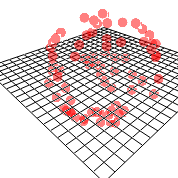

Write Python code to recreate this figure.
"""
IMURec.py - Recorder GUI for IMU devices

This program was based on the FreeIMU Calibration GUI by Fabio Varesano,
but it was rewritten to run Python 3.x and PyQt5. 

Its purpose is to record data from IMU via ZMQ or serial link.

Once data is recorded, calibration can be accomplished with separate scripts (provided).

Copyright (C) 2023 Urs Utzinger
"""

from PyQt5 import uic
from PyQt5.QtCore import QThread, QSettings, QObject, pyqtSignal, pyqtSlot
from PyQt5.QtWidgets import QApplication, QMainWindow, QVBoxLayout, QWidget, QPushButton, QLineEdit
from PyQt5.QtGui import QIcon, QVector3D
import pyqtgraph as pg
import pyqtgraph.opengl as gl

import sys
import numpy as np
import serial, time
import struct
import logging
import pathlib
import zmq
import msgpack

######################################################################
# User Settings
######################################################################
# because on raspian: pyqtgraph.opengl: Requires >= OpenGL 2.0 (not ES); Found b'OpenGL ES 3.1 Mesa 20.3.5'
USE3DPLOT = True
# We dont want to plot every data point
DATADISPLAYINTERVAL = 25 # number of readings to receive before displaying one data point
# SERIAL
BAUDRATE = 115200

acc_range = 15   # Initial Display Range is around 1.5g
mag_range = 100  # Initial Display Range is around 100uT
gyr_range = 10   # Initial Display Range is around 100rpm

######################################################################
# Support Function
######################################################################

class dict2obj:
    '''
    Decoding nested dictionary to object
      ZMQ can transmit native data types. 
      Variables in classes need to be converted to dictionaries.
      This function converts dictionaries back to objects:
        dict['x'] becomes object.x
    '''
    def __init__(self, data):
        for key, value in data.items():
            if isinstance(value, dict): setattr(self, key, dict2obj(value))
            else:                       setattr(self, key, value)

######################################################################
# ZMQ Worker
######################################################################

class zmqWorker(QObject):

    dataReady = pyqtSignal(list)

    def __init__(self, parent=None):
        super(zmqWorker, self).__init__(parent)
        self.running = False
        self.paused  = False
        self.zmqPort = 'tcp:\\localhost:5556'
                
        self.acc_file_name = 'acc_data.txt'
        self.gyr_file_name = 'gyr_data.txt'
        self.mag_file_name = 'mag_data.txt'
        
        self.acc_record = False
        self.acc_append = False
        self.gyr_record = False
        self.gyr_append = False
        self.mag_record = False
        self.mag_append = False
        
        self.count = DATADISPLAYINTERVAL
    
    def start(self):
        self.running = True
        self.paused  = False

        context = zmq.Context()
        socket = context.socket(zmq.SUB)
        socket.setsockopt(zmq.SUBSCRIBE, b"imu") # subscribe to "imu" topic
        socket.connect(self.zmqPort)

        if self.acc_record:
            if self.acc_append: self.acc_file = open(self.acc_file_name, 'a')
            else:               self.acc_file = open(self.acc_file_name, 'w')
        else:                   self.acc_file = None
        
        if self.gyr_record: 
            if self.gyr_append: self.gyr_file = open(self.gyr_file_name, 'a')
            else:               self.gyr_file = open(self.gyr_file_name, 'w')
        else:                   self.gyr_file = None
        
        if self.mag_record:
            if self.mag_append: self.mag_file = open(self.mag_file_name, 'a')
            else:               self.mag_file = open(self.mag_file_name, 'w')
        else:                   self.mag_file = None
        
        counter = 0
        while self.running:
            response = socket.recv_multipart()
            if len(response) == 2:
                [topic, msg_packed] = response
                if topic == b"imu":
                    if not self.paused: 
                        msg_dict = msgpack.unpackb(msg_packed)
                        data_imu = dict2obj(msg_dict)
                        if hasattr(data_imu, 'acc') and hasattr(data_imu, 'gyr') and hasattr(data_imu, 'mag'): 
                            # the recorded file appears to have NULL characters in it, hope this helps
                            # if (type(data_imu.acc.x) == float and type(data_imu.acc.y) == float and type(data_imu.acc.z) == float) and \
                            #    (type(data_imu.gyr.x) == float and type(data_imu.gyr.y) == float and type(data_imu.gyr.z) == float) and \
                            #    (type(data_imu.mag.x) == float and type(data_imu.mag.y) == float and type(data_imu.mag.z) == float):
                                if self.acc_record:
                                    acc_readings_line = '{:f} {:f} {:f}\n'.format(data_imu.acc.x, data_imu.acc.y, data_imu.acc.z)
                                    self.acc_file.write(acc_readings_line)
                                if self.gyr_record: 
                                    gyr_readings_line = '{:f} {:f} {:f}\n'.format(data_imu.gyr.x, data_imu.gyr.y, data_imu.gyr.z)
                                    self.gyr_file.write(gyr_readings_line)
                                if self.mag_record:
                                    mag_readings_line = '{:f} {:f} {:f}\n'.format(data_imu.mag.x, data_imu.mag.y, data_imu.mag.z)
                                    self.mag_file.write(mag_readings_line)
                                if counter % 20 == 0:
                                    self.dataReady.emit([data_imu.acc.x, data_imu.acc.y, data_imu.acc.z, 
                                                        data_imu.gyr.x, data_imu.gyr.y, data_imu.gyr.z, 
                                                        data_imu.mag.x, data_imu.mag.y, data_imu.mag.z])
                                    # flush files every once in a while
                                    if self.acc_record: self.acc_file.flush()
                                    if self.gyr_record: self.gyr_file.flush()
                                    if self.mag_record: self.mag_file.flush()  
                                counter += 1

        # closing acc,gyr and mag files
        if self.acc_record: 
            self.acc_file.flush()
            self.acc_file.close()
        if self.gyr_record: 
            self.gyr_file.flush()
            self.gyr_file.close()
        if self.mag_record: 
            self.mag_file.flush()
            self.mag_file.close() 
        
    def stop(self):
        self.running = False
        self.paused = False
        self.acc_file_name = None
        self.gyr_file_name = None
        self.mag_file_name = None
        
    def set_save_file(self, acc_file_name, gyr_file_name, mag_file_name):
        self.acc_file_name = acc_file_name
        self.gyr_file_name = gyr_file_name
        self.mag_file_name = mag_file_name

    def set_save_options(self, acc_record, acc_append, gyr_record, gyr_append, mag_record, mag_append):        
        self.acc_append = acc_append
        self.gyr_append = gyr_append
        self.mag_append = mag_append
        self.acc_record = acc_record
        self.gyr_record = gyr_record  
        self.mag_record = mag_record
        
    def set_zmqPort(self, port):
        self.zmqPort = port

    def pause(self):
        self.paused = not self.paused

###################################################################
# Main Window
###################################################################
   
class MainWindow(QMainWindow):

    ###################################################################
    # Init
    ###################################################################
    
    def __init__(self):
        super(MainWindow, self).__init__()

        self.logger = logging.getLogger('IMURecorder')

        self.zmqWorker       = None
        self.zmqWorkerThread = None

        # Load UI and setup widgets -------------------------
        
        self.ui = uic.loadUi('imu_recorder.ui', self)
        if USE3DPLOT ==  True:
            self.ui.acc3D.setEnabled(True)
            self.ui.gyr3D.setEnabled(True)
            self.ui.mag3D.setEnabled(True)
        else:
            self.ui.acc3D.setEnabled(False)
            self.ui.gyr3D.setEnabled(False)
            self.ui.mag3D.setEnabled(False)
      
        self.setWindowTitle('IMU Recorder')
        
        current_directory = str(pathlib.Path(__file__).parent.absolute())
        path = current_directory + '/IMURec.png'
        self.setWindowIcon(QIcon(path))
        
        # Load user settings --------------------------------
        self.settings = QSettings('IMU Recorder Application', 'Urs Utzinger')

        # Port: restore previous port used ------------------
        self.ui.PortEdit.setText(self.settings.value('recgui/PortEdit', 'tcp://localhost:5556'))
        # when user hits enter, we generate the clicked signal to the button so that connection starts
        self.ui.PortEdit.returnPressed.connect(lambda: setattr(self, 'port', str(self.ui.PortEdit.text())))

        # Restore Acc,Gyr,Mag File Names --------------------
        self.ui.accFile.setText(self.settings.value('recgui/acc_file_name', 'acc_data.txt'))
        self.ui.gyrFile.setText(self.settings.value('recgui/gyr_file_name', 'gyr_data.txt'))
        self.ui.magFile.setText(self.settings.value('recgui/mag_file_name', 'mag_data.txt'))

        self.ui.accFile.setEnabled(True)
        self.ui.gyrFile.setEnabled(True)
        self.ui.magFile.setEnabled(True)

        self.ui.accFile.returnPressed.connect(lambda: setattr(self, 'acc_file_name', self.ui.accFile.text()))
        self.ui.gyrFile.returnPressed.connect(lambda: setattr(self, 'gyr_file_name', self.ui.gyrFile.text()))
        self.ui.magFile.returnPressed.connect(lambda: setattr(self, 'mag_file_name', self.ui.magFile.text()))
        
        # Buttons -------------------------------------------
        
        self.ui.samplingToggleButton.clicked.connect(self.start_worker)
        self.ui.samplingToggleButton.setEnabled(True)

        self.ui.clearButton.clicked.connect(self.clear_data)
        self.ui.clearButton.setEnabled(False)

        self.ui.samplingStopButton.clicked.connect(self.stop_worker)
        self.ui.samplingStopButton.setEnabled(False)

        self.set_status('Disconnected')

        # Check Marks --------------------------------------
        
        self.ui.accDisplay.setChecked(True)
        self.ui.gyrDisplay.setChecked(True)
        self.ui.magDisplay.setChecked(True)

        self.ui.accAppend.setChecked(False)
        self.ui.gyrAppend.setChecked(False)
        self.ui.magAppend.setChecked(False)

        self.ui.accRecord.setChecked(False)
        self.ui.gyrRecord.setChecked(False)
        self.ui.magRecord.setChecked(False)

        # Data Stores --------------------------------------
        
        self.acc_data = np.zeros([1,3])
        self.mag_data = np.zeros([1,3])
        self.gyr_data = np.zeros([1,3])

        # Graphs for Accelerometer --------------------------
        
        self.ui.accXY.setXRange(-acc_range, acc_range)
        self.ui.accYZ.setXRange(-acc_range, acc_range)
        self.ui.accZX.setXRange(-acc_range, acc_range)
        
        self.ui.accXY.setAspectLocked()
        self.ui.accYZ.setAspectLocked()
        self.ui.accZX.setAspectLocked()

        self.ui.accXY.setBackground('w')
        self.ui.accYZ.setBackground('w')
        self.ui.accZX.setBackground('w')

        self.accXY_sp = pg.ScatterPlotItem([],[], symbol='o', symbolSize=8, pen=pg.mkPen(None), symbolBrush='r')
        self.ui.accXY.addItem(self.accXY_sp)
        self.accYZ_sp = pg.ScatterPlotItem([],[], symbol='o', symbolSize=8, pen=pg.mkPen(None), symbolBrush='g')
        self.ui.accYZ.addItem(self.accYZ_sp)
        self.accZX_sp = pg.ScatterPlotItem([],[], symbol='o', symbolSize=8, pen=pg.mkPen(None), symbolBrush='b')
        self.ui.accZX.addItem(self.accZX_sp)
        
        if USE3DPLOT is True:

            ag = gl.GLGridItem(antialias=True, glOptions='opaque')
            ag.setSize(x=acc_range*2, y=acc_range*2)  # Set the grid size (xSpacing, ySpacing)
            ag.setSpacing(x=acc_range/10, y=acc_range/10)  # Set the grid size (xSpacing, ySpacing)
            ag.setColor((0, 0, 0, 255)) 
            self.ui.acc3D.addItem(ag)

            self.acc3D_sp = gl.GLScatterPlotItem()
            self.acc3D_sp.setGLOptions('translucent')
            self.ui.acc3D.addItem(self.acc3D_sp)

            self.ui.acc3D.opts['center'] = QVector3D(0, 0, 0) 
            self.ui.acc3D.opts['bgcolor'] = (255, 255, 255, 255)  # Set background color to white
            self.ui.acc3D.opts['distance'] = 1.*acc_range
            self.ui.acc3D.opts['translucent'] = True
            self.ui.acc3D.show()
            self.ui.acc3D.update()
        
        # Graphs for Gyroscope --------------------------
        
        self.ui.gyrXY.setXRange(-gyr_range, gyr_range)
        self.ui.gyrYZ.setXRange(-gyr_range, gyr_range)
        self.ui.gyrZX.setXRange(-gyr_range, gyr_range)
        
        self.ui.gyrXY.setAspectLocked()
        self.ui.gyrYZ.setAspectLocked()
        self.ui.gyrZX.setAspectLocked()

        self.ui.gyrXY.setBackground('w')
        self.ui.gyrYZ.setBackground('w')
        self.ui.gyrZX.setBackground('w')

        self.gyrXY_sp = pg.ScatterPlotItem([],[], symbol='o', symbolSize=8, pen=pg.mkPen(None), symbolBrush='r')
        self.ui.gyrXY.addItem(self.gyrXY_sp)
        self.gyrYZ_sp = pg.ScatterPlotItem([],[], symbol='o', symbolSize=8, pen=pg.mkPen(None), symbolBrush='g')
        self.ui.gyrYZ.addItem(self.gyrYZ_sp)
        self.gyrZX_sp = pg.ScatterPlotItem([],[], symbol='o', symbolSize=8, pen=pg.mkPen(None), symbolBrush='b')
        self.ui.gyrZX.addItem(self.gyrZX_sp)
        
        if USE3DPLOT is True:
            gg = gl.GLGridItem(antialias=True, glOptions='opaque')
            gg.setSize(x=gyr_range*2, y=gyr_range*2)  # Set the grid size (xSpacing, ySpacing)
            gg.setSpacing(x=gyr_range/10, y=gyr_range/10)  # Set the grid size (xSpacing, ySpacing)
            gg.setColor((0, 0, 0, 255)) 
            self.ui.gyr3D.addItem(gg)

            self.gyr3D_sp = gl.GLScatterPlotItem()
            self.gyr3D_sp.setGLOptions('translucent')
            self.ui.gyr3D.addItem(self.gyr3D_sp)

            self.ui.gyr3D.opts['center'] = QVector3D(0, 0, 0) 
            self.ui.gyr3D.opts['distance'] = 1.2*gyr_range
            self.ui.gyr3D.opts['bgcolor'] = (255, 255, 255, 255)  # Set background color to white
            self.ui.gyr3D.opts['translucent'] = True
            self.ui.gyr3D.show()
            self.ui.gyr3D.update()
            
        # Magnetometer ----------------------------------

        self.ui.magXY.setXRange(-mag_range, mag_range)
        self.ui.magYZ.setXRange(-mag_range, mag_range)
        self.ui.magZX.setXRange(-mag_range, mag_range)
        
        self.ui.magXY.setAspectLocked()
        self.ui.magYZ.setAspectLocked()
        self.ui.magZX.setAspectLocked()

        self.ui.magXY.setBackground('w')
        self.ui.magYZ.setBackground('w')
        self.ui.magZX.setBackground('w')

        self.magXY_sp = pg.ScatterPlotItem([],[], symbol='o', symbolSize=8, pen=pg.mkPen(None), symbolBrush='r')
        self.ui.magXY.addItem(self.magXY_sp)
        self.magYZ_sp = pg.ScatterPlotItem([],[], symbol='o', symbolSize=8, pen=pg.mkPen(None), symbolBrush='g')
        self.ui.magYZ.addItem(self.magYZ_sp)
        self.magZX_sp = pg.ScatterPlotItem([],[], symbol='o', symbolSize=8, pen=pg.mkPen(None), symbolBrush='b')
        self.ui.magZX.addItem(self.magZX_sp)
    
        if USE3DPLOT is True:

            mg = gl.GLGridItem(antialias=True, glOptions='opaque')
            mg.setSize(x=mag_range/10, y=mag_range/10)  # Set the grid size (xSpacing, ySpacing)
            mg.setSize(x=mag_range*2, y=mag_range*2)  # Set the grid size (xSpacing, ySpacing)
            mg.setSpacing(x=mag_range/10, y=mag_range/10)  # Set the grid size (xSpacing, ySpacing)
            mg.setColor((0, 0, 0, 255)) 
            self.ui.mag3D.addItem(mg)

            self.mag3D_sp = gl.GLScatterPlotItem()
            self.mag3D_sp.setGLOptions('translucent')
            self.ui.mag3D.addItem(self.mag3D_sp)
    
            self.ui.mag3D.opts['center'] = QVector3D(0, 0, 0) 
            self.ui.mag3D.opts['distance'] = 1.5*mag_range
            self.ui.mag3D.opts['bgcolor'] = (255, 255, 255, 255)  # Set background color to white
            self.ui.mag3D.opts['translucent'] = True
            self.ui.mag3D.show()
            self.ui.mag3D.update()

    ###################################################################
    # Status
    ###################################################################
        
    def set_status(self, status):
        self.ui.statusbar.showMessage(self.tr(status))            
        
    ###################################################################
    # Start, Pause, Continue, Stop
    ###################################################################
  
    def start_worker(self):
        if not self.zmqWorker or not self.zmqWorker.running:
            port = self.PortEdit.text()
            self.settings.setValue('recgui/PortEdit', port)
                        
            if not port:
                return
            
            # Make sure we did not forget to switch to correct protocol
            if 'tcp' in port:
                if self.ui.Protocol.currentText() != 'IMU_ZMQ':
                    self.ui.Protocol.setCurrentText('IMU_ZMQ')
                
            self.set_status('Starting on ' + port)
    
            self.ui.PortEdit.setEnabled(False)
            self.ui.Protocol.setEnabled(False)
            
            self.settings.setValue('recgui/acc_file_name', self.ui.accFile.text())
            self.settings.setValue('recgui/gyr_file_name', self.ui.gyrFile.text())
            self.settings.setValue('recgui/mag_file_name', self.ui.magFile.text())

            self.ui.accFile.setEnabled(False)
            self.ui.gyrFile.setEnabled(False)
            self.ui.magFile.setEnabled(False)
            
            acc_file_name = self.ui.accFile.text()
            gyr_file_name = self.ui.gyrFile.text()
            mag_file_name = self.ui.magFile.text()

            self.ui.accRecord.setEnabled(False)
            self.ui.gyrRecord.setEnabled(False)
            self.ui.magRecord.setEnabled(False)

            acc_record = self.ui.accRecord.isChecked()
            gyr_record = self.ui.gyrRecord.isChecked()
            mag_record = self.ui.magRecord.isChecked()

            self.ui.accAppend.setEnabled(False)
            self.ui.gyrAppend.setEnabled(False)
            self.ui.magAppend.setEnabled(False)

            acc_append = self.ui.accAppend.isChecked()
            gyr_append = self.ui.gyrAppend.isChecked()
            mag_append = self.ui.magAppend.isChecked()

            self.set_status('Starting Sampling Worker')
    
            self.zmqWorker = zmqWorker()
            self.zmqWorkerThread = QThread()
            self.zmqWorker.moveToThread(self.zmqWorkerThread)
            self.zmqWorker.dataReady.connect(self.handle_new_data)
            self.zmqWorkerThread.started.connect(self.zmqWorker.start)
            
            self.zmqWorker.set_save_file(acc_file_name, gyr_file_name, mag_file_name)
            self.zmqWorker.set_save_options(acc_record, acc_append, gyr_record, gyr_append, mag_record, mag_append)
            self.zmqWorker.set_zmqPort(port)
            
            self.zmqWorkerThread.start()
            
            self.ui.samplingToggleButton.setText('Pause')
            self.ui.samplingToggleButton.setEnabled(True)
            
            self.ui.samplingStopButton.setEnabled(True)
            self.ui.clearButton.setEnabled(True)
            
        else:
            self.zmqWorker.pause()
            if self.zmqWorker.paused:
                self.ui.samplingToggleButton.setText('Continue')
            else:
                self.ui.samplingToggleButton.setText('Pause')            
            
    def stop_worker(self):
        self.zmqWorker.stop()
        self.zmqWorkerThread.quit()
        self.zmqWorkerThread.wait()
        self.ui.samplingToggleButton.setText('Start')
        self.ui.samplingToggleButton.setEnabled(True)
        self.ui.samplingStopButton.setEnabled(False)
        self.ui.PortEdit.setEnabled(True)
        self.ui.Protocol.setEnabled(True)
        self.ui.accFile.setEnabled(True)
        self.ui.gyrFile.setEnabled(True)
        self.ui.magFile.setEnabled(True)
        self.ui.accRecord.setEnabled(True)
        self.ui.gyrRecord.setEnabled(True)
        self.ui.magRecord.setEnabled(True)
        self.ui.accAppend.setEnabled(True)
        self.ui.gyrAppend.setEnabled(True)
        self.ui.magAppend.setEnabled(True)
        self.ui.clearButton.setEnabled(True)

    ###################################################################
    # Plot New Data, Clear Plot
    ###################################################################

    def handle_new_data(self, readings: list):

        if self.ui.accDisplay.isChecked():
            self.acc_data = np.concatenate((self.acc_data, np.array([[readings[0],readings[1],readings[2]]])), axis=0)
            self.accXY_sp.setData(x=self.acc_data[1:-1,0], y=self.acc_data[1:-1,1])
            self.accYZ_sp.setData(x=self.acc_data[1:-1,1], y=self.acc_data[1:-1,2])
            self.accZX_sp.setData(x=self.acc_data[1:-1,2], y=self.acc_data[1:-1,0])
            if len(self.acc_data) > 2:
                acc_data_min = np.min(self.acc_data[1:-1,:], axis=0)
                acc_data_max = np.max(self.acc_data[1:-1,:], axis=0)
                self.ui.accXY.setXRange(acc_data_min[0], acc_data_max[0])
                self.ui.accXY.setYRange(acc_data_min[1], acc_data_max[1])
                self.ui.accYZ.setXRange(acc_data_min[1], acc_data_max[1])
                self.ui.accYZ.setYRange(acc_data_min[2], acc_data_max[2])
                self.ui.accZX.setXRange(acc_data_min[2], acc_data_max[2])
                self.ui.accZX.setYRange(acc_data_min[0], acc_data_max[0])

        if self.ui.gyrDisplay.isChecked():
            self.gyr_data = np.concatenate((self.gyr_data, np.array([[readings[3],readings[4],readings[5]]])), axis=0)
            self.gyrXY_sp.setData(x=self.gyr_data[1:-1,0], y=self.gyr_data[1:-1,1])
            self.gyrYZ_sp.setData(x=self.gyr_data[1:-1,1], y=self.gyr_data[1:-1,2])
            self.gyrZX_sp.setData(x=self.gyr_data[1:-1,2], y=self.gyr_data[1:-1,0])    
            if len(self.gyr_data) > 2:
                gyr_data_min = np.min(self.gyr_data[1:-1,:], axis=0)
                gyr_data_max = np.max(self.gyr_data[1:-1,:], axis=0)
                self.ui.gyrXY.setXRange(gyr_data_min[0], gyr_data_max[0])
                self.ui.gyrXY.setYRange(gyr_data_min[1], gyr_data_max[1])
                self.ui.gyrYZ.setXRange(gyr_data_min[1], gyr_data_max[1])
                self.ui.gyrYZ.setYRange(gyr_data_min[2], gyr_data_max[2])
                self.ui.gyrZX.setXRange(gyr_data_min[2], gyr_data_max[2])
                self.ui.gyrZX.setYRange(gyr_data_min[0], gyr_data_max[0])
                
        if self.ui.magDisplay.isChecked():
            self.mag_data = np.concatenate((self.mag_data, np.array([[readings[6],readings[7],readings[8]]])), axis=0)
            self.magXY_sp.setData(x=self.mag_data[1:-1,0], y=self.mag_data[1:-1,1])
            self.magYZ_sp.setData(x=self.mag_data[1:-1,1], y=self.mag_data[1:-1,2])
            self.magZX_sp.setData(x=self.mag_data[1:-1,2], y=self.mag_data[1:-1,0])
            if len(self.mag_data) > 2:
                mag_data_min = np.min(self.mag_data[1:-1,:], axis=0)
                mag_data_max = np.max(self.mag_data[1:-1,:], axis=0)
                self.ui.magXY.setXRange(mag_data_min[0], mag_data_max[0])
                self.ui.magXY.setYRange(mag_data_min[1], mag_data_max[1])
                self.ui.magYZ.setXRange(mag_data_min[1], mag_data_max[1])
                self.ui.magYZ.setYRange(mag_data_min[2], mag_data_max[2])
                self.ui.magZX.setXRange(mag_data_min[2], mag_data_max[2])
                self.ui.magZX.setYRange(mag_data_min[0], mag_data_max[0])

        if USE3DPLOT == True:
            color = (1., 0., 0., 0.5)
            size = 10.
            
            if self.ui.accDisplay.isChecked():
                self.acc3D_sp.setData(pos=self.acc_data[1:-1,:], color = color, size=size)
                # Calculate the data range
                if len(self.acc_data) > 2:
                    acc_data_range = np.linalg.norm(acc_data_max - acc_data_min)
                    acc_camera_distance = acc_data_range
                    self.ui.acc3D.opts['distance'] = acc_camera_distance
                    acc_data_center = acc_data_min + (acc_data_max - acc_data_min)/2 
                    self.ui.acc3D.opts['center'] = QVector3D(acc_data_center[0], acc_data_center[1], acc_data_center[2]) 
                self.ui.acc3D.update()
                    
            if self.ui.gyrDisplay.isChecked():
                self.gyr3D_sp.setData(pos=self.gyr_data[1:-1,:], color = color, size=size)
                if len(self.gyr_data) > 2:
                    gyr_data_range = np.linalg.norm(gyr_data_max - gyr_data_min)
                    gyr_camera_distance = gyr_data_range
                    self.ui.gyr3D.opts['distance'] = gyr_camera_distance
                    gyr_data_center = gyr_data_min + (gyr_data_max - gyr_data_min)/2 
                    self.ui.gyr3D.opts['center'] = QVector3D(gyr_data_center[0], gyr_data_center[1], gyr_data_center[2]) 
                self.ui.gyr3D.update()
                
            if self.ui.magDisplay.isChecked():
                self.mag3D_sp.setData(pos=self.mag_data[1:-1,:], color = color, size=size)
                if len(self.mag_data) > 2:
                    mag_data_range = np.linalg.norm(mag_data_max - mag_data_min)
                    mag_camera_distance = mag_data_range
                    self.ui.mag3D.opts['distance'] = mag_camera_distance
                    mag_data_center = mag_data_min + (mag_data_max - mag_data_min)/2 
                    self.ui.mag3D.opts['center'] = QVector3D(mag_data_center[0], mag_data_center[1], mag_data_center[2]) 
                self.ui.mag3D.update()

    def clear_data(self):
        # display data
        if self.ui.accDisplay.isChecked():
            self.acc_data = np.zeros([1,3])
            self.accXY_sp.setData(x=self.acc_data[1:-1,0], y=self.acc_data[1:-1,1])
            self.accYZ_sp.setData(x=self.acc_data[1:-1,1], y=self.acc_data[1:-1,2])
            self.accZX_sp.setData(x=self.acc_data[1:-1,2], y=self.acc_data[1:-1,0])
            if USE3DPLOT == True:
                self.acc3D_sp.setData(pos=self.acc_data, color = (1, 1, 1, 1), size=2)
        
        if self.ui.gyrDisplay.isChecked():
            self.gyr_data = np.zeros([1,3])
            self.gyrXY_sp.setData(x=self.gyr_data[1:-1,0], y=self.gyr_data[1:-1,1])
            self.gyrYZ_sp.setData(x=self.gyr_data[1:-1,1], y=self.gyr_data[1:-1,2])
            self.gyrZX_sp.setData(x=self.gyr_data[1:-1,2], y=self.gyr_data[1:-1,0])
            if USE3DPLOT == True:
                self.gyr3D_sp.setData(pos=self.gyr_data, color = (1, 1, 1, 1), size=2)
        
        if self.ui.magDisplay.isChecked():
            self.mag_data = np.zeros([1,3])
            self.magXY_sp.setData(x=self.mag_data[1:-1,0], y=self.mag_data[1:-1,1])
            self.magYZ_sp.setData(x=self.mag_data[1:-1,1], y=self.mag_data[1:-1,2])
            self.magZX_sp.setData(x=self.mag_data[1:-1,2], y=self.mag_data[1:-1,0])
            if USE3DPLOT == True:
                self.mag3D_sp.setData(pos=self.mag_data, color = (1, 1, 1, 1), size=2)
    
######################################################################
# Main Application
######################################################################

if __name__ == "__main__":
    app = QApplication(sys.argv)
    window = MainWindow()
    window.show()
    sys.exit(app.exec_())
